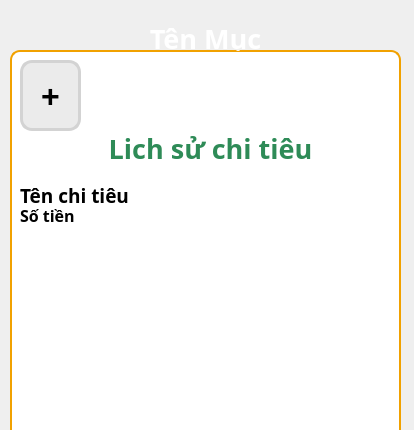
<?xml version="1.0" encoding="UTF-8"?>
<ui version="4.0">
 <class>Dialog</class>
 <widget class="QDialog" name="Dialog">
  <property name="geometry">
   <rect>
    <x>0</x>
    <y>0</y>
    <width>414</width>
    <height>430</height>
   </rect>
  </property>
  <property name="windowTitle">
   <string>Dialog</string>
  </property>
  <widget class="QLabel" name="label_11">
   <property name="geometry">
    <rect>
     <x>-60</x>
     <y>-270</y>
     <width>531</width>
     <height>1001</height>
    </rect>
   </property>
   <property name="styleSheet">
    <string notr="true"/>
   </property>
   <property name="text">
    <string/>
   </property>
   <property name="pixmap">
    <pixmap>C:/Users/dell/Videos/Gemini_Generated_Image_nhq54rnhq54rnhq5.png</pixmap>
   </property>
   <property name="scaledContents">
    <bool>false</bool>
   </property>
  </widget>
  <widget class="QLabel" name="label_12">
   <property name="geometry">
    <rect>
     <x>10</x>
     <y>50</y>
     <width>391</width>
     <height>541</height>
    </rect>
   </property>
   <property name="styleSheet">
    <string notr="true">background-color: #FFFFFF;
border: 2px solid #f1a100; 
border-radius: 10px;
padding: 10px;
font-weight: bold;</string>
   </property>
   <property name="text">
    <string/>
   </property>
  </widget>
  <widget class="QLabel" name="label_16">
   <property name="geometry">
    <rect>
     <x>0</x>
     <y>20</y>
     <width>411</width>
     <height>31</height>
    </rect>
   </property>
   <property name="font">
    <font>
     <family>Microsoft Tai Le</family>
     <pointsize>20</pointsize>
     <weight>75</weight>
     <bold>true</bold>
    </font>
   </property>
   <property name="contextMenuPolicy">
    <enum>Qt::NoContextMenu</enum>
   </property>
   <property name="acceptDrops">
    <bool>false</bool>
   </property>
   <property name="autoFillBackground">
    <bool>false</bool>
   </property>
   <property name="styleSheet">
    <string notr="true">color: #ffffff;
background-color: transparent;
</string>
   </property>
   <property name="text">
    <string>&lt;html&gt;&lt;head/&gt;&lt;body&gt;&lt;p&gt;Tên Mục&lt;/p&gt;&lt;/body&gt;&lt;/html&gt;</string>
   </property>
   <property name="scaledContents">
    <bool>false</bool>
   </property>
   <property name="alignment">
    <set>Qt::AlignCenter</set>
   </property>
   <property name="wordWrap">
    <bool>false</bool>
   </property>
   <property name="openExternalLinks">
    <bool>false</bool>
   </property>
  </widget>
  <widget class="QLabel" name="label_17">
   <property name="geometry">
    <rect>
     <x>20</x>
     <y>60</y>
     <width>61</width>
     <height>71</height>
    </rect>
   </property>
   <property name="font">
    <font>
     <pointsize>24</pointsize>
     <weight>75</weight>
     <bold>true</bold>
    </font>
   </property>
   <property name="styleSheet">
    <string notr="true">background-color: #ebebeb;
border: 3px solid #d3d3d3; 
border-radius: 12px;
padding: 12px;
font-weight: bold;</string>
   </property>
   <property name="text">
    <string>+</string>
   </property>
   <property name="alignment">
    <set>Qt::AlignCenter</set>
   </property>
  </widget>
  <widget class="QLabel" name="label_18">
   <property name="geometry">
    <rect>
     <x>70</x>
     <y>130</y>
     <width>281</width>
     <height>31</height>
    </rect>
   </property>
   <property name="font">
    <font>
     <family>Microsoft Tai Le</family>
     <pointsize>20</pointsize>
     <weight>75</weight>
     <bold>true</bold>
    </font>
   </property>
   <property name="contextMenuPolicy">
    <enum>Qt::NoContextMenu</enum>
   </property>
   <property name="acceptDrops">
    <bool>false</bool>
   </property>
   <property name="autoFillBackground">
    <bool>false</bool>
   </property>
   <property name="styleSheet">
    <string notr="true">color: #2E8B57;
background-color: transparent;
</string>
   </property>
   <property name="text">
    <string>&lt;html&gt;&lt;head/&gt;&lt;body&gt;&lt;p&gt;Lịch sử chi tiêu&lt;/p&gt;&lt;/body&gt;&lt;/html&gt;</string>
   </property>
   <property name="scaledContents">
    <bool>false</bool>
   </property>
   <property name="alignment">
    <set>Qt::AlignCenter</set>
   </property>
   <property name="wordWrap">
    <bool>false</bool>
   </property>
   <property name="openExternalLinks">
    <bool>false</bool>
   </property>
  </widget>
  <widget class="QLabel" name="label_19">
   <property name="geometry">
    <rect>
     <x>20</x>
     <y>180</y>
     <width>261</width>
     <height>31</height>
    </rect>
   </property>
   <property name="font">
    <font>
     <family>Microsoft Tai Le</family>
     <pointsize>14</pointsize>
     <weight>75</weight>
     <bold>true</bold>
    </font>
   </property>
   <property name="contextMenuPolicy">
    <enum>Qt::NoContextMenu</enum>
   </property>
   <property name="acceptDrops">
    <bool>false</bool>
   </property>
   <property name="autoFillBackground">
    <bool>false</bool>
   </property>
   <property name="styleSheet">
    <string notr="true">background-color: transparent;
</string>
   </property>
   <property name="text">
    <string>&lt;html&gt;&lt;head/&gt;&lt;body&gt;&lt;p&gt;Tên chi tiêu&lt;/p&gt;&lt;/body&gt;&lt;/html&gt;</string>
   </property>
   <property name="scaledContents">
    <bool>false</bool>
   </property>
   <property name="alignment">
    <set>Qt::AlignLeading|Qt::AlignLeft|Qt::AlignVCenter</set>
   </property>
   <property name="wordWrap">
    <bool>false</bool>
   </property>
   <property name="openExternalLinks">
    <bool>false</bool>
   </property>
  </widget>
  <widget class="QLabel" name="label_20">
   <property name="geometry">
    <rect>
     <x>20</x>
     <y>200</y>
     <width>261</width>
     <height>31</height>
    </rect>
   </property>
   <property name="font">
    <font>
     <family>Microsoft Tai Le</family>
     <pointsize>12</pointsize>
     <weight>75</weight>
     <bold>true</bold>
    </font>
   </property>
   <property name="contextMenuPolicy">
    <enum>Qt::NoContextMenu</enum>
   </property>
   <property name="acceptDrops">
    <bool>false</bool>
   </property>
   <property name="autoFillBackground">
    <bool>false</bool>
   </property>
   <property name="styleSheet">
    <string notr="true">background-color: transparent;
</string>
   </property>
   <property name="text">
    <string>&lt;html&gt;&lt;head/&gt;&lt;body&gt;&lt;p&gt;Số tiền&lt;/p&gt;&lt;/body&gt;&lt;/html&gt;</string>
   </property>
   <property name="scaledContents">
    <bool>false</bool>
   </property>
   <property name="alignment">
    <set>Qt::AlignLeading|Qt::AlignLeft|Qt::AlignVCenter</set>
   </property>
   <property name="wordWrap">
    <bool>false</bool>
   </property>
   <property name="openExternalLinks">
    <bool>false</bool>
   </property>
  </widget>
  <widget class="QLabel" name="label_2">
   <property name="geometry">
    <rect>
     <x>20</x>
     <y>10</y>
     <width>41</width>
     <height>41</height>
    </rect>
   </property>
   <property name="text">
    <string/>
   </property>
   <property name="pixmap">
    <pixmap>C:/Users/dell/Videos/image-removebg-preview (2).png</pixmap>
   </property>
   <property name="scaledContents">
    <bool>true</bool>
   </property>
  </widget>
 </widget>
 <resources/>
 <connections/>
</ui>
